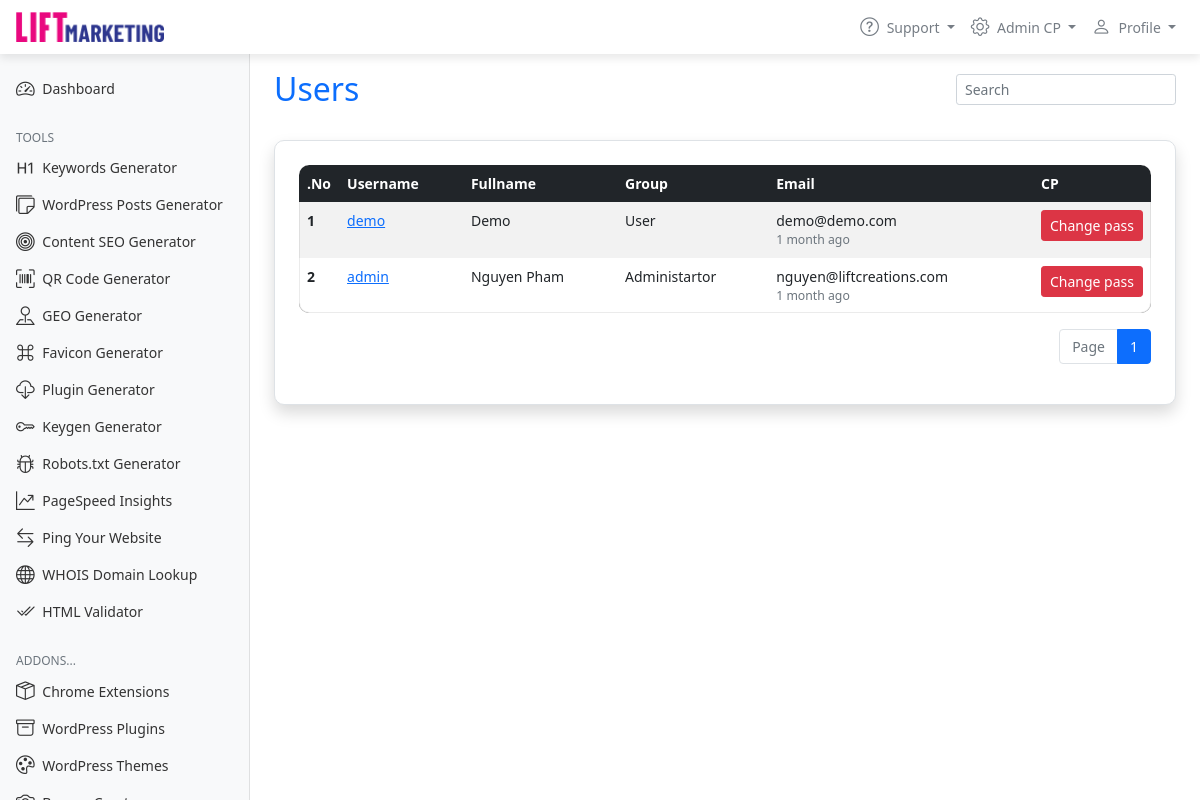
Page /views/users.php (signed in) on the earlier database version.
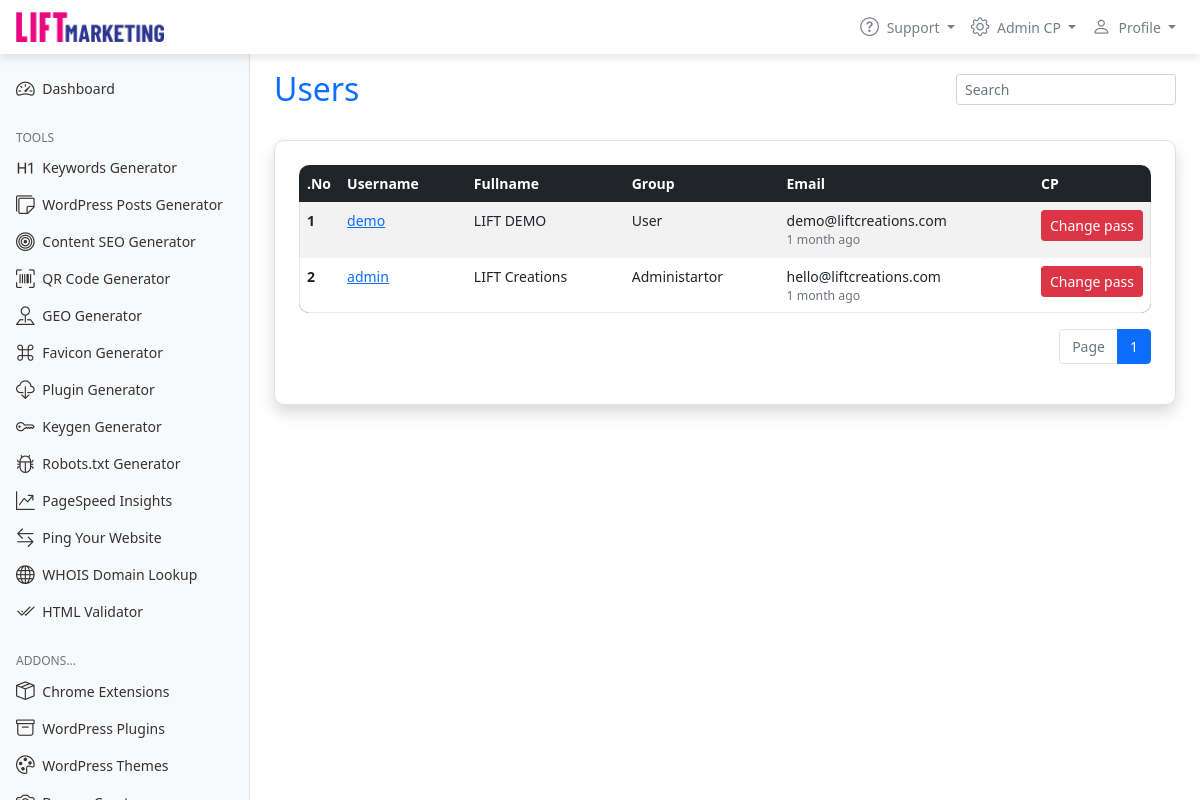
Same page on the later database version.
### tables this page shows
CREATE TABLE `tbl_members` (
  `member_id` int(8) NOT NULL,
  `member_name` varchar(255) NOT NULL,
  `member_password` varchar(64) NOT NULL,
  `member_type` tinyint(1) NOT NULL,
  `member_email` varchar(255) NOT NULL,
  `member_info` mediumtext NOT NULL,
  `member_fullname` mediumtext NOT NULL,
  `member_temp_pass` varchar(255) DEFAULT NULL,
  `member_active` int(11) NOT NULL DEFAULT '1'
);

### db/authCookieSessionValidate.php (called while the page is built, shortened)
<?php
require_once "Auth.php";
$auth = new Auth();
if (!empty($_SESSION["member_id"])) {
    $isMemberTypye = $auth->getMemberByID($_SESSION["member_id"])[0]["member_type"];
    if ($auth->getLogin($_SESSION["member_id"]) && count($auth->getLogin($_SESSION["member_id"])) > 0) {
        $auth->updateLogin(time(), $_SESSION["member_id"]);
    } else {
        $auth->insertLogin(time(), $_SESSION["member_id"]);
    }
    $isMemberActive = $auth->getMemberByID($_SESSION["member_id"])[0]["member_active"];
}

### db/DBController.php (called while the page is built, shortened)
<?php
class DBController {
	private $host = "localhost";
	private $user = "root";
	private $password = "root";
	private $database = "admin_seotool";
	private $conn;
    function __construct() {
        $this->conn = $this->connectDB();
    }
	function connectDB() {
		$conn = mysqli_connect($this->host,$this->user,$this->password,$this->database);
        $conn->set_charset('utf8mb4');
        return $conn;
	}
    function runQuery($query, $param_type, $param_value_array) {
        $sql = $this->conn->prepare($query);
        $this->bindQueryParams($sql, $param_type, $param_value_array);
        $sql->execute();
        $result = $sql->get_result();
        if ($result->num_rows > 0) {
            while($row = $result->fetch_assoc()) {
                $resultset[] = $row;
            }
        }
        if(!empty($resultset)) {
            return $resultset;
        }
    }
    function bindQueryParams($sql, $param_type, $param_value_array) {
        $param_value_reference[] = & $param_type;
        for($i=0; $i<count($param_value_array); $i++) {
            $param_value_reference[] = & $param_value_array[$i];
        }
        call_user_func_array(array(
            $sql,
            'bind_param'
        ), $param_value_reference);
    }
}
?>

### db/Auth.php (called while the page is built, shortened)
<?php
require "DBController.php";
class Auth
{
    function getAllMember($search)
    {
        $db_handle = new DBController();
        $query = "SELECT * FROM tbl_members WHERE (member_name LIKE ? OR member_email LIKE ? OR member_fullname LIKE ?) ORDER BY member_id DESC";
        $result = $db_handle->runQuery($query, 'sss', array($search, $search, $search));
        return $result;
    }
    function getMemberByID($id)
    {
        $db_handle = new DBController();
        $query = "SELECT * FROM tbl_members WHERE member_id = ?";
        $result = $db_handle->runQuery($query, 's', array($id));
        return $result;
    }
    function getLogin($id)
    {
        $db_handle = new DBController();
        $query = "SELECT * FROM tbl_login WHERE member_id = ?";
        $result = $db_handle->runQuery($query, 's', array($id));
        return $result;
    }
}

### includes/variables.php (called while the page is built, shortened)
<?php
require_once "db/authCookieSessionValidate.php";
require_once 'core/functions.php';
require_once 'core/class-concat.php';
?>

### core/functions.php (called while the page is built, shortened)
<?php
function time_elapsed_string($datetime, $full = false)
{
    $now = new DateTime;
    $ago = new DateTime($datetime);
    $diff = $now->diff($ago);
    $diff->w = floor($diff->d / 7);
    $diff->d -= $diff->w * 7;
    $string = array(
        'y' => 'year',
        'm' => 'month',
        'w' => 'week',
        'd' => 'day',
        'h' => 'hour',
        'i' => 'minute',
        's' => 'second',
    );
    foreach ($string as $k => &$v) {
        if ($diff->$k) {
            $v = $diff->$k . ' ' . $v . ($diff->$k > 1 ? '' : '');
        } else {
            unset($string[$k]);
        }
    }
    if (!$full) $string = array_slice($string, 0, 1);
    return $string ? implode(', ', $string) . ' ago' : 'just now';
}

### views/users.php (the view, shortened to what the changed rows need)
<?php
require_once 'includes/variables.php';
require_once 'includes/header.php';
$getUserConfig = $auth->getMemberByID($_SESSION["member_id"]);
if (isset($_GET['s'])) {
    $users = $auth->getAllMember('%' . $_GET['s'] . '%');
    $query = $_GET['s'];
} else {
    $users = $auth->getAllMember('%%');
}
?>
<body>
    <div class="container-fluid">
        <div class="row">
            <main class="col-md-9 ms-sm col-lg-10 col-xl px-md-4">
                <div class="d-flex justify-content-between flex-wrap flex-md-nowrap align-items-center pt-3 pb-2 mb-3">
                    <h1 class="h2">Users</h1>
                </div>
                <div class="row mb-3">
                    <div class="col-12">
                    <?php
                    if ($users) {
                        $pageper = 20;
                        $curent_page = isset($_GET["p"]) ? $_GET["p"] : 1;
                        $page = get_page($users, $curent_page, $pageper);
                    ?>
                <div class="shadow p-4 p-xxl-5 mb-5 bg-body rounded border mt-xxl-5 mx-xxl-5">
                    <div class="table-responsive">
                        <table class="table table-bordered table-striped table-hover">
                            <thead class="table-dark">
                                <tr>
                                <th scope="col" width="30">.No</th>
                                <th scope="col">Username</th>
                                <th scope="col">Fullname</th>
                                <th scope="col">Group</th>
                                <th scope="col">Email</th>
                                <th scope="col" width="100">CP</th>
                                </tr>
                            </thead>
                            <tbody>
                                <?php
                                    $m = 1;
                                    foreach ($page as &$item) {
                                        if ($item["member_id"] != 1) {
                                ?>
                                <tr>
                                <th scope="row"><?=$m?></th>
                                <td><a href="profile?id=<?=$item["member_id"]?>"><?=$item["member_name"]?></a></td>
                                <td><?=$item["member_fullname"]?></td>
                                <td><?php
                                if($item["member_type"] == 1) {
                                    echo 'Administartor';
                                } else if($item["member_type"] == 2) {
                                    echo 'Moderator';
                                } else if($item["member_type"] == 0) {
                                    echo 'User';
                                } else if($item["member_type"] == 3) {
                                    echo 'Customers';
                                }
                                ?></td>
                                <td>
                                <div class="text-dark"><?=$item["member_email"]?></div>
                                <?php if ($_SESSION["member_id"] == 1) {?>
                                    <div class="small text-muted"><?php echo isset($auth->getLogin($item["member_id"])[0]['login_last_login']) ? time_elapsed_string(date("Y-m-d H:i:s", $auth->getLogin($item["member_id"])[0]['login_last_login'])) : ''; ?></div>
                                <?php } ?>
                            </td>
                                <td class="small"><a href="changepass?id=<?=$item["member_id"]?>" class="btn btn-sm btn-danger text-nowrap">Change pass</a></td>
                                </tr>
                                <?php
                                        }
                                    $m++;
                                    }
                                ?>
                            </tbody>
                        </table>
                    </div>
                    </div>
                    <?php
                    } else {
                    ?>
                        <div class="alert alert-danger">No users found!</div>
                    <?php
                    }
                    ?>
                    </div>
                </div>
            </main>
        </div>
    </div>
</body>
</html>

Differences in the rows shown:
changed tbl_members "demo": member_fullname "Demo" → "LIFT DEMO"; member_email "demo@demo.com" → "demo@liftcreations.com"
changed tbl_members "admin": member_fullname "Nguyen Pham" → "LIFT Creations"; member_email "nguyen@liftcreations.com" → "hello@liftcreations.com"
